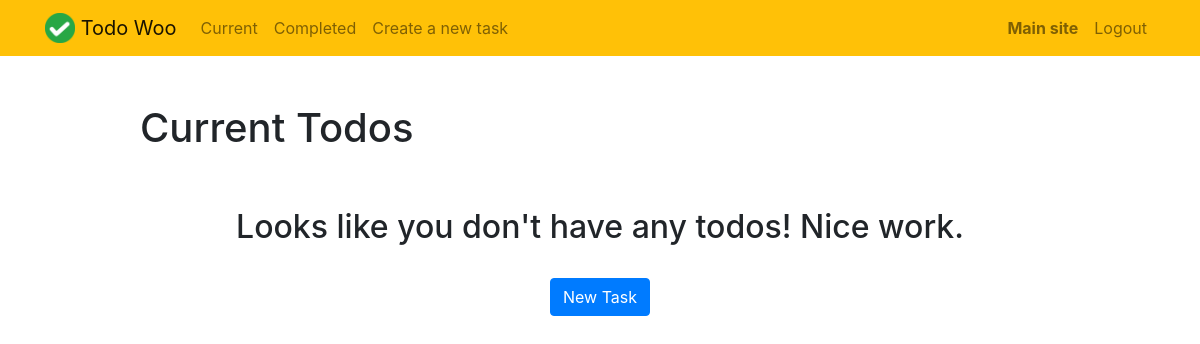
/todo/current/ (signed in), run on an earlier commit of the app's database.
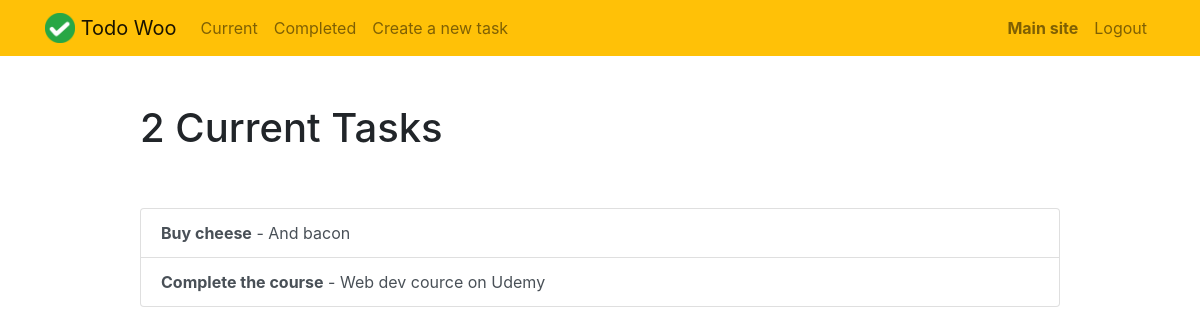
And on a later commit of the database.
### apps/todo/models.py (models this page shows, shortened)
class ToDo(models.Model):
    created_at = models.DateTimeField(
        auto_now_add=True,
    )
    title = models.CharField(
        max_length=140,
    )
    description = models.TextField(
        null=True,
        blank=True,
    )
    status = models.CharField(
        max_length=16,
        choices=Status.choices,
        default=Status.TODO,
    )
    priority = models.IntegerField(
        choices=Priority.choices,
        default=Priority.MEDIUM,
    )
    deadline = models.DateField(
        null=True,
        blank=True,
    )
    completed_on = models.DateTimeField(
        null=True,
        blank=True,
    )
    assigned_to = models.ForeignKey(
        User,
        on_delete=models.CASCADE,
    )

### apps/todo/views.py (the view)
# urls.py: path('current/', views.current_todos, name='current_todos'),
@login_required(login_url='/todo/login/')
def current_todos(request):
    todos = ToDo.objects.filter(assigned_to=request.user, status='to_do')
    return render(request, 'todo/current_todos.html', {'todos': todos})

### templates/todo/current_todos.html
{% extends 'todo/todo_base.html' %}
{% block content %}
    <div class="row justify-content-center mt-5">
        <div class="col-md-10">
            {% if todos %}
                <h1>{{ todos.count }} Current Task{{ todos.count|pluralize }}</h1>
            {% else %}
                <h1>Current Todos</h1>
            {% endif %}
        </div>
    </div>
    <div class="row justify-content-center mt-5">
        <div class="col-md-10">
        {% if todos %}
            <div class="list-group">
                {% for todo in todos %}
                    <a href="{% url 'todo:view_todo' todo.id %}" class="list-group-item list-group-item-action{% if todo.priority == 1 %} list-group-item-danger{% endif %}">
                        <b>{{ todo.title }}</b>
                        {% if todo.description %} - {{ todo.description|truncatechars:30 }}{% endif %}
                    </a>
                {% endfor %}
            </div>
        {% else %}
            <div class="text-center">
                <h2>Looks like you don't have any todos! Nice work.</h2>
            <br>
            <a role="button" class="btn btn-primary" href="{% url 'todo:create_todo' %}">New Task</a>
            </div>
        {% endif %}
        </div>
    </div>
{% endblock %}

What changed in the data, as far as the page shows it:
added ToDo: title "Buy cheese", description "And bacon"
added ToDo: title "Complete the course", description "Web dev cource on Udemy"
Also different on the page:
{{ todos.count }}: (not shown) → "2"
text no longer shown: "Current Todos Looks like you don't have any todos! Nice work. New Task"
text now shown: "Current Task"
